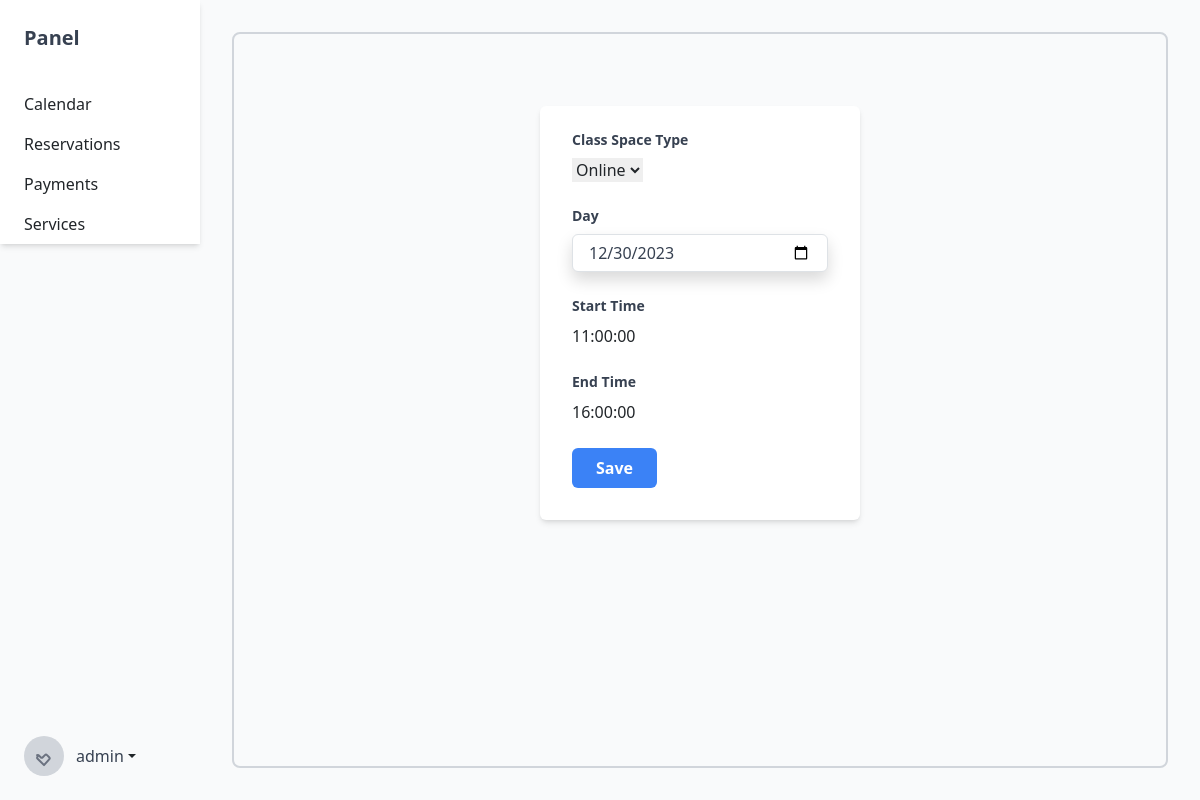
The page /panel/calendar/space/edit/1 (signed in) on the database as committed earlier.
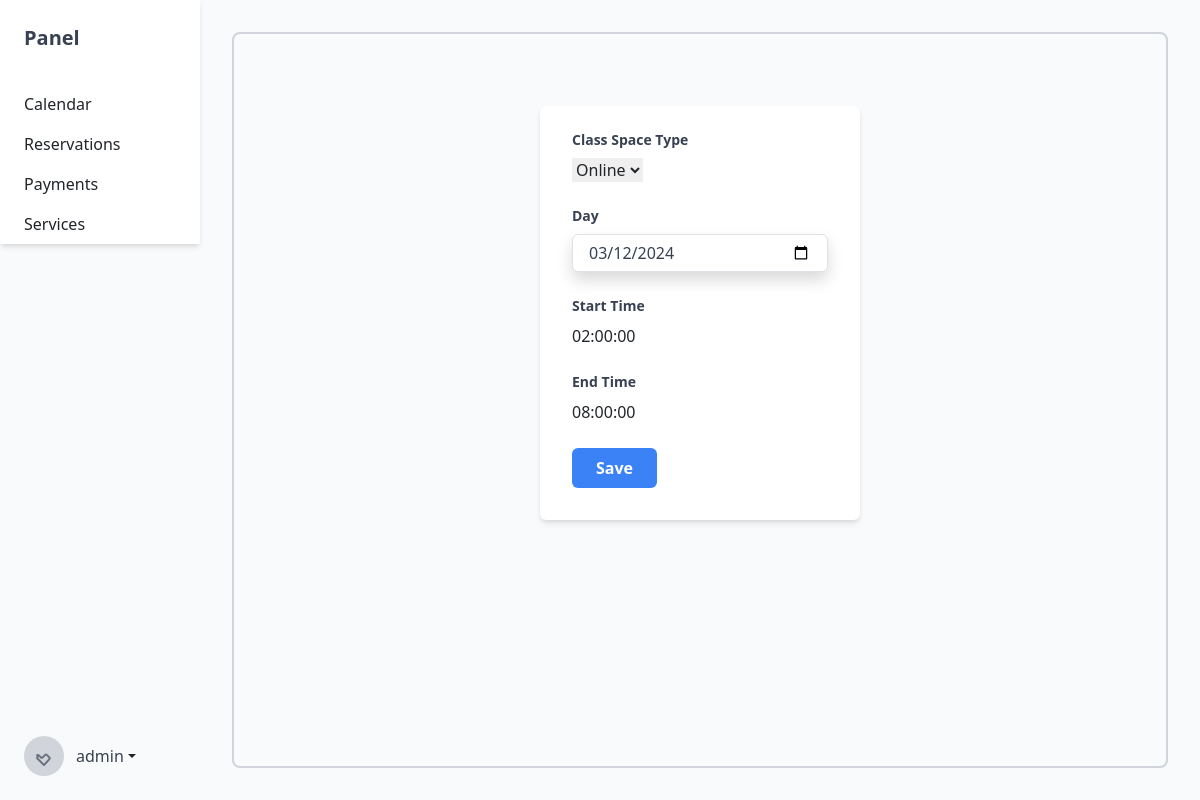
The same page on the database as committed later.
### panel/models.py (models this page shows, shortened)
class ClassSpaceModel(models.Model):
    SPACE_TYPES = [
        ("ONLINE", "Online"),
        ("OFFLINE", "Offline"),
    ]
    space_type = models.CharField(max_length=7, choices=SPACE_TYPES, default="ONLINE")
    day = models.DateField()
    start_time = models.TimeField()
    end_time = models.TimeField()
    week_cyclic = models.BooleanField(default=False)
    timezone = models.CharField(default="UTC", max_length=30)
    class Meta:
        app_label = "panel"

### panel/views.py (the view)
# urls.py: path("calendar/space/edit/<int:id>", superuser_required(edit_class_space_view), name="edit_class_space"),
def edit_class_space_view(request, id):
    class_space = ClassSpaceModel.objects.get(id=id)
    if request.method == "POST":
        form = ClassSpaceEditForm(request.POST, instance=class_space)
        if form.is_valid():
            form.save()
            url = reverse("panel:calendar")
            return redirect(url)
    else:
        form = ClassSpaceEditForm(instance=class_space)
    return render(request, "panel/calendar.space.edit.html", {"form": form})

### panel/forms.py
class ClassSpaceEditForm(forms.ModelForm):
    class Meta:
        model = ClassSpaceModel
        fields = ['space_type', 'day', 'start_time', 'end_time']

### class_reservation/urls.py (called while the page is built)
def is_superuser(user):
    return user.is_superuser

def superuser_required(view_func):
    return user_passes_test(lambda user: is_superuser(user))(view_func)

### templates/panel/calendar.space.edit.html (shortened to what this page needs)
{% extends "panel/panel.base.html" %}
{% block content %}
<div class="w-full max-w-xs mx-auto mt-5">
  <form id="space-form" method="post" class="bg-white shadow-md rounded px-8 pt-6 pb-8 mb-4">
    <div class="mb-4">
      <label class="block text-gray-700 text-sm font-bold mb-2" for="space_type">
        Class Space Type
      </label>
      {{ form.space_type }}
    </div>
    <div class="mb-4">
      <label class="block text-gray-700 text-sm font-bold mb-2" for="day">
        Day
      </label>
      <input
        class="shadow appearance-none border rounded w-full py-2 px-3 text-gray-700 leading-tight focus:outline-none focus:shadow-outline"
        id="day" name="day" type="date" value="{{ form.day.value|date:'Y-m-d' | default:'' }}">
    </div>
    <div class="mb-4">
      <label class="block text-gray-700 text-sm font-bold mb-2" id="start_time" for="start_time">
        Start Time
      </label>
      {{ form.start_time }}
    </div>
    <div class="mb-4">
      <label class="block text-gray-700 text-sm font-bold mb-2" id="end_time" for="end_time">
        End Time
      </label>
      {{ form.end_time }}
    </div>
    <div class="flex items-center justify-between">
      <button
        class="bg-blue-500 hover:bg-blue-700 text-white font-bold py-2 px-4 rounded focus:outline-none focus:shadow-outline"
        type="submit">
        Save
      </button>
    </div>
  </form>
</div>
{% endblock %}

Rows that differ between the two databases and show on the page:
changed ClassSpaceModel "Online": day "12/30/2023" → "03/12/2024"; start_time "11:00:00" → "02:00:00"; end_time "16:00:00" → "08:00:00"
